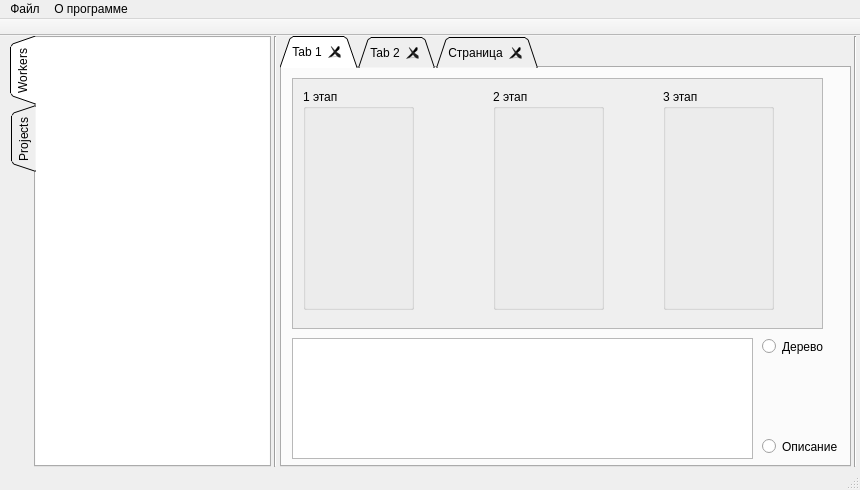
<?xml version="1.0" encoding="UTF-8"?>
<ui version="4.0">
 <class>MainWindow</class>
 <widget class="QMainWindow" name="MainWindow">
  <property name="geometry">
   <rect>
    <x>0</x>
    <y>0</y>
    <width>860</width>
    <height>490</height>
   </rect>
  </property>
  <property name="minimumSize">
   <size>
    <width>860</width>
    <height>490</height>
   </size>
  </property>
  <property name="maximumSize">
   <size>
    <width>860</width>
    <height>492</height>
   </size>
  </property>
  <property name="windowTitle">
   <string>Sweet House Application</string>
  </property>
  <widget class="QWidget" name="centralWidget">
   <widget class="QTabWidget" name="tabsContent">
    <property name="geometry">
     <rect>
      <x>280</x>
      <y>0</y>
      <width>571</width>
      <height>431</height>
     </rect>
    </property>
    <property name="sizePolicy">
     <sizepolicy hsizetype="Expanding" vsizetype="Expanding">
      <horstretch>0</horstretch>
      <verstretch>0</verstretch>
     </sizepolicy>
    </property>
    <property name="tabPosition">
     <enum>QTabWidget::North</enum>
    </property>
    <property name="tabShape">
     <enum>QTabWidget::Triangular</enum>
    </property>
    <property name="currentIndex">
     <number>0</number>
    </property>
    <property name="tabsClosable">
     <bool>true</bool>
    </property>
    <widget class="QWidget" name="tab">
     <attribute name="title">
      <string>Tab 1</string>
     </attribute>
     <widget class="QListView" name="listView">
      <property name="geometry">
       <rect>
        <x>10</x>
        <y>270</y>
        <width>461</width>
        <height>121</height>
       </rect>
      </property>
     </widget>
     <widget class="QScrollArea" name="scrollArea">
      <property name="geometry">
       <rect>
        <x>10</x>
        <y>10</y>
        <width>531</width>
        <height>251</height>
       </rect>
      </property>
      <property name="verticalScrollBarPolicy">
       <enum>Qt::ScrollBarAsNeeded</enum>
      </property>
      <property name="horizontalScrollBarPolicy">
       <enum>Qt::ScrollBarAsNeeded</enum>
      </property>
      <property name="widgetResizable">
       <bool>true</bool>
      </property>
      <widget class="QWidget" name="scrollAreaWidgetContents_2">
       <property name="geometry">
        <rect>
         <x>0</x>
         <y>0</y>
         <width>529</width>
         <height>249</height>
        </rect>
       </property>
       <widget class="QGroupBox" name="groupBox">
        <property name="geometry">
         <rect>
          <x>10</x>
          <y>10</y>
          <width>111</width>
          <height>221</height>
         </rect>
        </property>
        <property name="title">
         <string>1 этап</string>
        </property>
       </widget>
       <widget class="QGroupBox" name="groupBox_3">
        <property name="geometry">
         <rect>
          <x>370</x>
          <y>10</y>
          <width>111</width>
          <height>221</height>
         </rect>
        </property>
        <property name="title">
         <string>3 этап</string>
        </property>
       </widget>
       <widget class="QGroupBox" name="groupBox_2">
        <property name="geometry">
         <rect>
          <x>200</x>
          <y>10</y>
          <width>111</width>
          <height>221</height>
         </rect>
        </property>
        <property name="title">
         <string>2 этап</string>
        </property>
       </widget>
      </widget>
     </widget>
     <widget class="QRadioButton" name="radioButton_2">
      <property name="geometry">
       <rect>
        <x>480</x>
        <y>370</y>
        <width>82</width>
        <height>17</height>
       </rect>
      </property>
      <property name="text">
       <string>Описание</string>
      </property>
     </widget>
     <widget class="QRadioButton" name="radioButton">
      <property name="geometry">
       <rect>
        <x>480</x>
        <y>270</y>
        <width>82</width>
        <height>17</height>
       </rect>
      </property>
      <property name="text">
       <string>Дерево</string>
      </property>
     </widget>
    </widget>
    <widget class="QWidget" name="tab_2">
     <attribute name="title">
      <string>Tab 2</string>
     </attribute>
    </widget>
    <widget class="QWidget" name="tab_3">
     <attribute name="title">
      <string>Страница</string>
     </attribute>
    </widget>
   </widget>
   <widget class="Line" name="line">
    <property name="geometry">
     <rect>
      <x>260</x>
      <y>0</y>
      <width>31</width>
      <height>431</height>
     </rect>
    </property>
    <property name="orientation">
     <enum>Qt::Vertical</enum>
    </property>
   </widget>
   <widget class="Line" name="line_2">
    <property name="geometry">
     <rect>
      <x>60</x>
      <y>-10</y>
      <width>791</width>
      <height>16</height>
     </rect>
    </property>
    <property name="orientation">
     <enum>Qt::Horizontal</enum>
    </property>
   </widget>
   <widget class="Line" name="line_3">
    <property name="geometry">
     <rect>
      <x>260</x>
      <y>425</y>
      <width>591</width>
      <height>21</height>
     </rect>
    </property>
    <property name="orientation">
     <enum>Qt::Horizontal</enum>
    </property>
   </widget>
   <widget class="Line" name="line_4">
    <property name="geometry">
     <rect>
      <x>840</x>
      <y>0</y>
      <width>31</width>
      <height>431</height>
     </rect>
    </property>
    <property name="orientation">
     <enum>Qt::Vertical</enum>
    </property>
   </widget>
   <widget class="Line" name="line_5">
    <property name="geometry">
     <rect>
      <x>-10</x>
      <y>0</y>
      <width>16</width>
      <height>431</height>
     </rect>
    </property>
    <property name="orientation">
     <enum>Qt::Vertical</enum>
    </property>
   </widget>
   <widget class="Line" name="line_6">
    <property name="geometry">
     <rect>
      <x>0</x>
      <y>425</y>
      <width>201</width>
      <height>21</height>
     </rect>
    </property>
    <property name="orientation">
     <enum>Qt::Horizontal</enum>
    </property>
   </widget>
   <widget class="QTabWidget" name="tabsLists">
    <property name="geometry">
     <rect>
      <x>10</x>
      <y>0</y>
      <width>261</width>
      <height>431</height>
     </rect>
    </property>
    <property name="sizePolicy">
     <sizepolicy hsizetype="Expanding" vsizetype="Expanding">
      <horstretch>0</horstretch>
      <verstretch>0</verstretch>
     </sizepolicy>
    </property>
    <property name="cursor">
     <cursorShape>PointingHandCursor</cursorShape>
    </property>
    <property name="toolTip">
     <string/>
    </property>
    <property name="autoFillBackground">
     <bool>false</bool>
    </property>
    <property name="tabPosition">
     <enum>QTabWidget::West</enum>
    </property>
    <property name="tabShape">
     <enum>QTabWidget::Triangular</enum>
    </property>
    <property name="currentIndex">
     <number>0</number>
    </property>
    <property name="elideMode">
     <enum>Qt::ElideNone</enum>
    </property>
    <property name="tabBarAutoHide">
     <bool>false</bool>
    </property>
    <widget class="QWidget" name="tabWorkers">
     <attribute name="title">
      <string>Workers</string>
     </attribute>
     <widget class="QListWidget" name="listWorkers">
      <property name="geometry">
       <rect>
        <x>-1</x>
        <y>-1</y>
        <width>241</width>
        <height>430</height>
       </rect>
      </property>
     </widget>
    </widget>
    <widget class="QWidget" name="tabProjects">
     <attribute name="title">
      <string>Projects</string>
     </attribute>
     <widget class="QListWidget" name="listProjects">
      <property name="geometry">
       <rect>
        <x>-1</x>
        <y>-1</y>
        <width>251</width>
        <height>430</height>
       </rect>
      </property>
     </widget>
    </widget>
   </widget>
  </widget>
  <widget class="QToolBar" name="mainToolBar">
   <property name="movable">
    <bool>false</bool>
   </property>
   <property name="orientation">
    <enum>Qt::Horizontal</enum>
   </property>
   <property name="floatable">
    <bool>false</bool>
   </property>
   <attribute name="toolBarArea">
    <enum>TopToolBarArea</enum>
   </attribute>
   <attribute name="toolBarBreak">
    <bool>false</bool>
   </attribute>
  </widget>
  <widget class="QStatusBar" name="statusBar"/>
  <widget class="QMenuBar" name="menuBar">
   <property name="geometry">
    <rect>
     <x>0</x>
     <y>0</y>
     <width>860</width>
     <height>21</height>
    </rect>
   </property>
   <widget class="QMenu" name="menu">
    <property name="title">
     <string>Файл</string>
    </property>
    <addaction name="action"/>
    <addaction name="action_2"/>
   </widget>
   <widget class="QMenu" name="menu_2">
    <property name="title">
     <string>О программе</string>
    </property>
   </widget>
   <addaction name="menu"/>
   <addaction name="menu_2"/>
  </widget>
  <action name="action">
   <property name="text">
    <string>Импорт</string>
   </property>
  </action>
  <action name="action_2">
   <property name="text">
    <string>Экспорт</string>
   </property>
  </action>
 </widget>
 <layoutdefault spacing="6" margin="11"/>
 <resources/>
 <connections/>
</ui>
